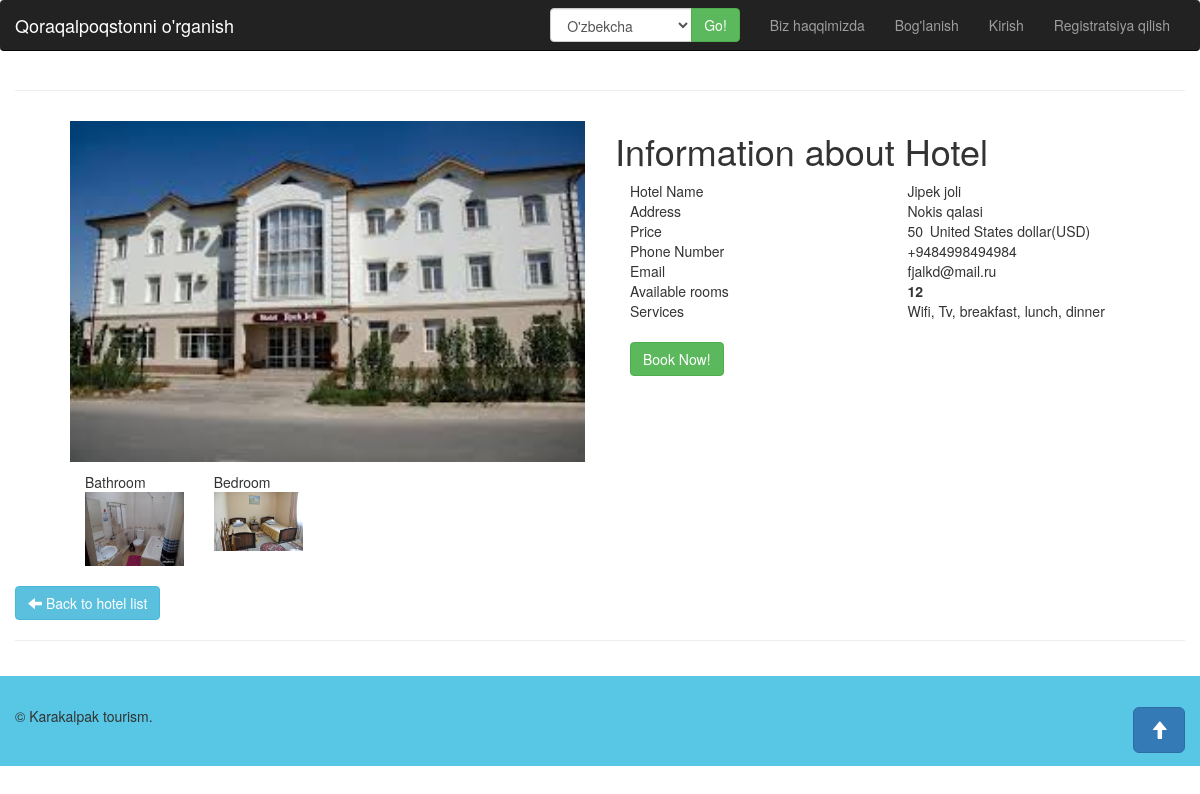
Page /hotels/1/ on the earlier database version.
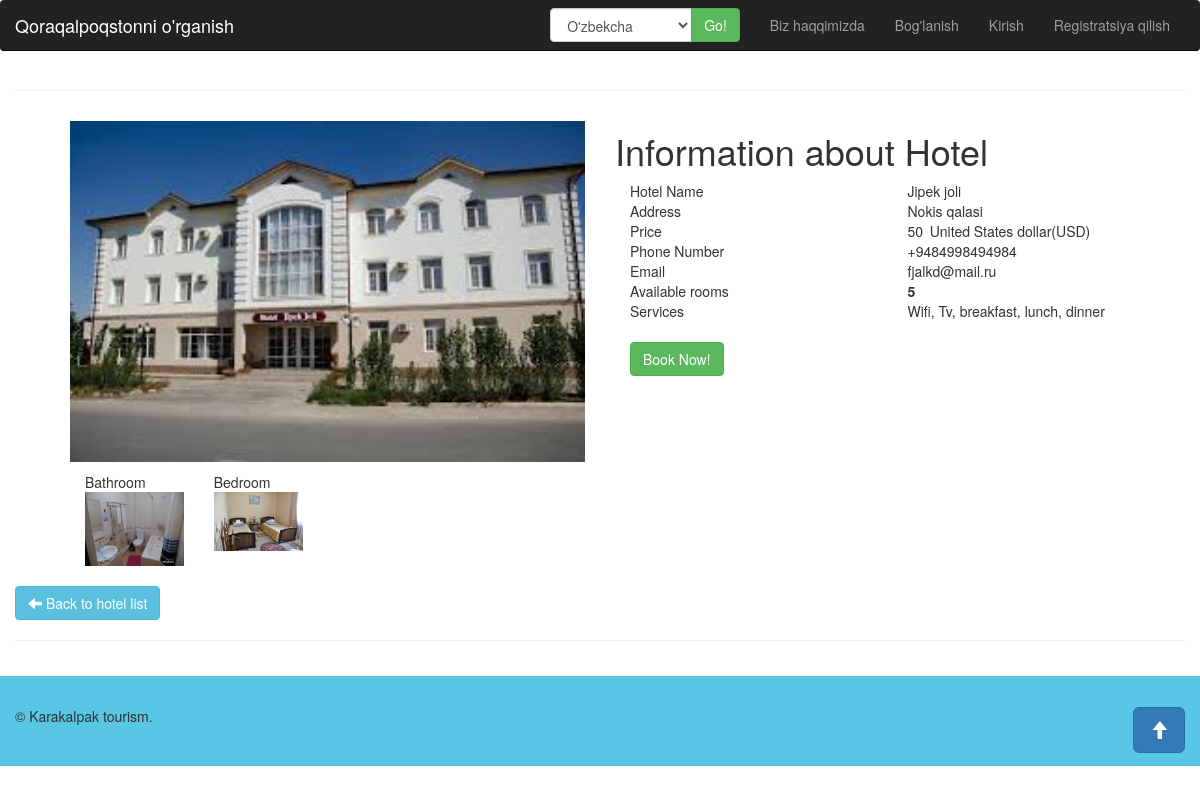
Same page on the later database version.
### hotels/models.py (models this page shows, shortened)
class Room(models.Model):
    name = models.CharField(max_length=50)
    hotel = models.ForeignKey(Hotel, on_delete=models.CASCADE, related_name='rooms_images')
    image = models.ImageField()

class Hotel(models.Model):
    name = models.CharField(max_length=100)
    address = models.CharField(max_length=255)
    phone_number = models.CharField(max_length=15)
    email = models.EmailField()
    owner = models.ForeignKey(User, on_delete=models.CASCADE, default=0)
    image = models.ImageField()
    price = models.PositiveIntegerField(default=0)
    currency = models.ForeignKey(Currency, on_delete=models.CASCADE, default=0)
    services = models.TextField(default="{}")

class RegistrationBook(models.Model):
    hotel = models.ForeignKey(Hotel, on_delete=models.CASCADE, related_name='registration_book')
    occupied_rooms = models.PositiveIntegerField(default=0)
    available_rooms = models.PositiveIntegerField(default=0)

### money/models.py (models this page shows, shortened)
class Currency(models.Model):
    currency_name = models.CharField(max_length=100)
    iso_4217_code = models.CharField(max_length=25)
    def __str__(self):
        return f"{self.currency_name}({self.iso_4217_code})"

### hotels/views.py (the view)
# urls.py: path('<int:hotel_id>/', view_rooms, name='hotel'),
def view_rooms(request, hotel_id):
    context = {
        'registrationbook': RegistrationBook.objects.get(hotel=hotel_id),
        'rooms': Room.objects.filter(hotel=hotel_id),
        'hotel': Hotel.objects.get(id=hotel_id),
        'pb_key': settings.STRIPE_PUBLISHABLE_KEY
    }
    return render(request, 'hotels/room.html', context)

### templates/hotels/room.html (shortened to what this page needs)
{% extends 'common/main.html' %}
{% load static %}
{% block content %}
  <link rel="stylesheet" href="{% static 'site/css/jquery.lightbox.css' %}">
  <div class="container">
    <div class="row">
      <hr>
      <div class="col-lg-6">
        {% for room in rooms %}
          <ul class="gallery"  style="list-style-type: none;">
            {% if forloop.first %}
              <p style="background-color: red;">
                <li>
                  <a href="{{ hotel.image.url }}" data-caption="Hotel">
                    <img src="{{ hotel.image.url }}" class="img-responsive" style="min-width: 100%;">
                  </a>
                </li>
              </p>
            {% endif %}
            <div class="col-md-3">
              <li>
                <span>{{ room.name }}<span>
                <a href="{{ room.image.url }}" data-caption="{{ room.name }}">
                  <img src="{{ room.image.url }}" class="img-responsive">
                </a>
              </li>
            </div>
          {% endfor %}
        </ul>
      </div>
      <div class="col-md-6">
        <h1 class="head">Information about Hotel</h1>
        <div class="col-md-6">Hotel Name</div>
        <div class="col-md-6">{{ hotel.name }}</div>
        <div class="clearfix"></div>
        <div class="col-md-6">Address</div>
        <div class="col-md-6">{{ hotel.address }}</div>
        <div class="clearfix"></div>
        <div class="col-md-6">Price</div>
        <div class="col-md-6">{{ hotel.price }} {{ hotel.currency }}</div>
        <div class="clearfix"></div>
        <div class="col-md-6">Phone Number</div>
        <div class="col-md-6">{{ hotel.phone_number }}</div>
        <div class="clearfix"></div>
        <div class="col-md-6">Email</div>
        <div class="col-md-6">{{ hotel.email }}</div>
        <div class="clearfix"></div>
        <div class="col-md-6">Available rooms</div>
        <div class="col-md-6"><strong>{{ registrationbook.available_rooms }}</strong></div>
        <div class="clearfix"></div>
        <div class="col-md-6">Services</div>
        <div class="col-md-6">{{ hotel.services }}</div>
        <div class="clearfix"></div>
        <div class="col-md-6"></div>
        <div class="col-md-6"></div>
        <div class="clearfix"></div>
        <br>
        <div class="col-md-12">
          <button class="btn btn-success" data-toggle="modal" data-target="#booking_modal">
            Book Now!
          </button>
        </div>
      </div>
    </div>
    <br>
    <div class="row">
      <a href="{% url 'hotels:list' %}" class="btn btn-info"><span class="glyphicon glyphicon-arrow-left"></span> Back to hotel list</a>
      <hr>
    </div>
  </div>
{% endblock %}

### templates/common/main.html (shortened to what this page needs)
<!DOCTYPE html>
{% load static %}
{% load i18n %}
<html lang="en">
  <head>
    <link href="{% static 'bootstrap/css/bootstrap.min.css' %}" rel="stylesheet">
    <link href="{% static 'bootstrap/css/carousel.css' %}" rel="stylesheet">
    <link href="{% static 'bootstrap/css/font-awesome.min.css' %}" rel="stylesheet">
    <link href="{% static 'site/css/offcanvas.css' %}" rel="stylesheet">
  </head>
  <body>
    <div class="navbar-wrapper">
        <nav class="navbar navbar-inverse navbar-fixed-top">
          <div class="container">
            <div class="navbar-header">
              <a class="navbar-brand" href="/">{% trans 'Explore Karakalpakstan' %}</a>
            </div>
            <div id="navbar" class="navbar-collapse collapse">
              <ul class="nav navbar-nav pull-right">
                <li>
                  <form class="navbar-form" action="{% url 'set_language' %}" method="post">
                    <div class="input-group">
                      <select name="language" class="form-control">
                        {% get_current_language as LANGUAGE_CODE %}
                        {% get_available_languages as LANGUAGES %}
                        {% for language in LANGUAGES %}
                      <option value="{{ language.0 }}"{% if language.0 == LANGUAGE_CODE %} selected="selected"{% endif %}>
                      {{ language.1 }}
                      </option>
                      {% endfor %}
                      </select>
                      <span class="input-group-btn">
                        <input type="submit" class="btn btn-success" value="Go!">
                      </span>
                    </div>
                  </form>
                </li>
                <li><a href="/about/">{% trans 'About' %}</a></li>
                <li><a href="/contact/">{% trans 'Contact' %}</a></li>
                  {% if request.user.is_authenticated %}
                    <li>
                      <a href="/auth/profile/">{{ request.user.username }}</a>
                    </li>
                    <li>
                      <a href="/auth/logout/">{% trans 'Logout' %}</a>
                    </li>
                  {% else %}
                    <li>
                      <a href="/auth/login/">{% trans 'Login' %}</a>
                    </li>
                    <li>
                      <a href="/auth/signup/">{% trans 'Signup' %}</a>
                    </li>
                  {% endif %}
              </ul>
            </div>
          </div>
        </nav>
      </div>
    {% block content %} {% endblock %}
    <footer class="footer">
      <p class="pull-right" ><a href="#"><button class="glyphicon glyphicon-arrow-up btn btn-primary btn-lg"></button></a></p>
      <p>&copy; Karakalpak tourism.</p>
    </footer>
  </body>
</html>

### static/site/css/offcanvas.css (style rules this page uses)
html, body { overflow-x: hidden; }
body { padding-top: 70px; }
footer { padding: 30px 0; }

### templates/common/main.html (style rules this page uses)
.footer { min-width: 100%; height: 20%; margin-top: 15px; padding-left: 15px; padding-right: 15px; background-color: #57C7E5; }

Differences in the rows shown:
changed RegistrationBook: available_rooms "12" → "5"
